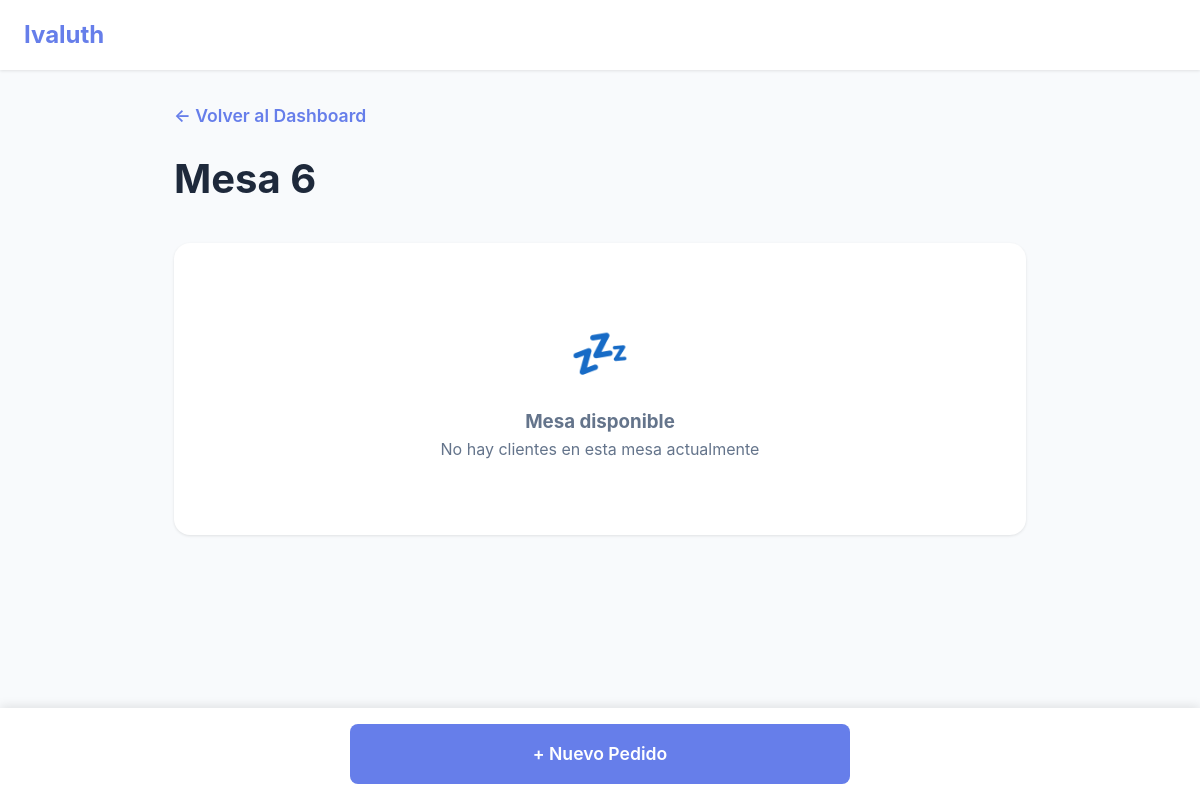
Before: /mesa/6 (signed in) with the older database file.
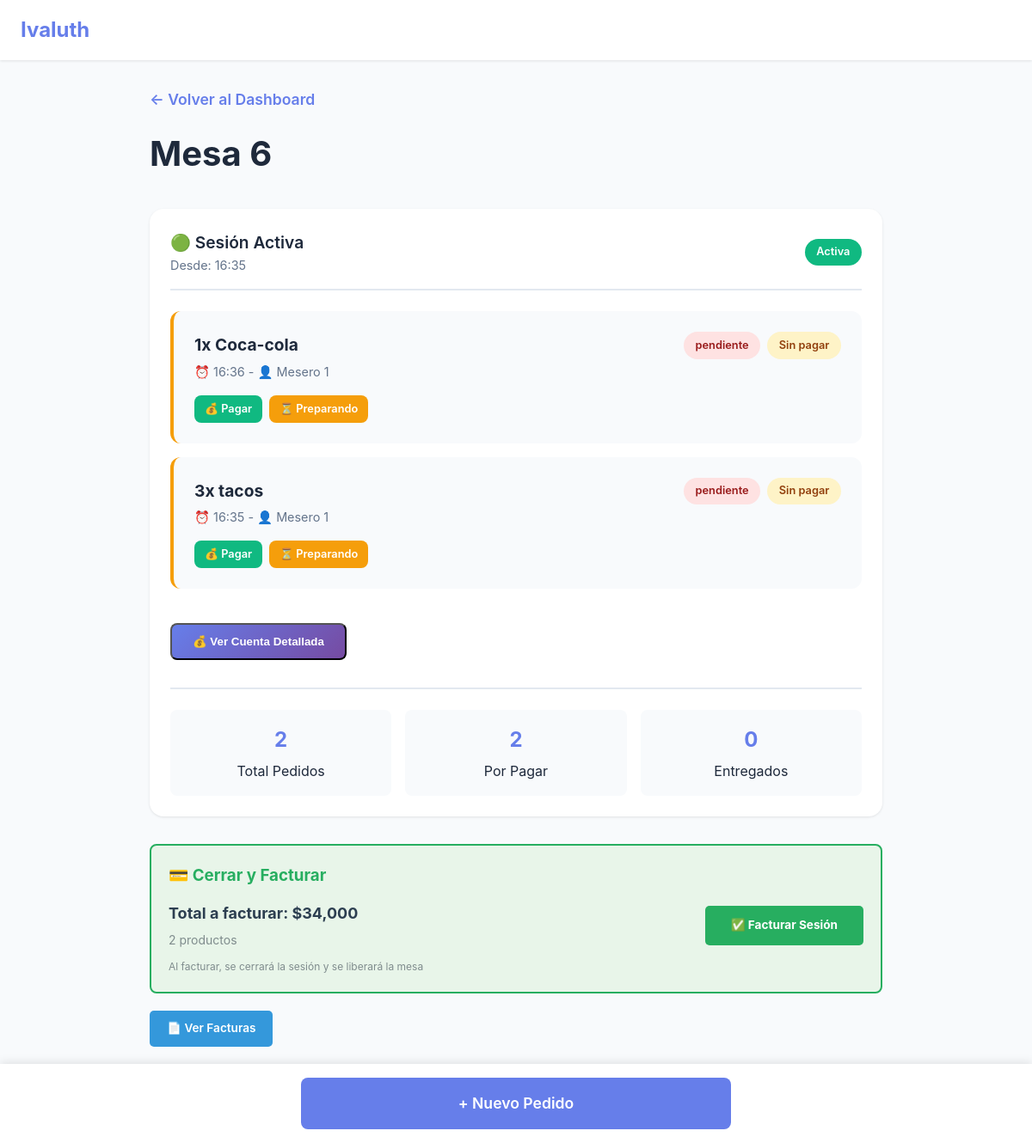
After: the same page with the newer database file.
### app.py (models this page shows, shortened)
class Mesa(db.Model):
    id = db.Column(db.Integer, primary_key=True)
    numero = db.Column(db.Integer, nullable=False, unique=True)
    capacidad = db.Column(db.Integer, default=4)
    activa = db.Column(db.Boolean, default=True)

class Sesion(db.Model):
    id = db.Column(db.Integer, primary_key=True)
    mesa_id = db.Column(db.Integer, db.ForeignKey('mesa.id'), nullable=False)
    fecha_inicio = db.Column(db.DateTime, default=datetime.now)
    fecha_fin = db.Column(db.DateTime, nullable=True)
    total = db.Column(db.Float, default=0)  # NUEVO CAMPO para guardar el total
    activa = db.Column(db.Boolean, default=True)
    mesa = db.relationship('Mesa', backref='sesiones')
    pedidos = db.relationship('Pedido', backref='sesion', lazy=True)

class Pedido(db.Model):
    id = db.Column(db.Integer, primary_key=True)
    fecha = db.Column(db.DateTime, default=datetime.now)
    mesa_id = db.Column(db.Integer, db.ForeignKey('mesa.id'), nullable=False)
    sesion_id = db.Column(db.Integer, db.ForeignKey('sesion.id'), nullable=True)
    mesero_id = db.Column(db.Integer, db.ForeignKey('usuario.id'), nullable=False)
    producto = db.Column(db.String(200), nullable=False)
    cantidad = db.Column(db.Integer, default=1)
    precio_unitario = db.Column(db.Float, default=0)  # NUEVO CAMPO
    notas = db.Column(db.Text)
    estado = db.Column(db.String(20), default='pendiente')  # pendiente, preparando, listo, entregado
    pagado = db.Column(db.Boolean, default=False)
    mesa = db.relationship('Mesa', backref='pedidos')
    mesero = db.relationship('Usuario', backref='pedidos')

class Usuario(UserMixin, db.Model):
    id = db.Column(db.Integer, primary_key=True)
    username = db.Column(db.String(80), unique=True, nullable=False)
    password_hash = db.Column(db.String(200), nullable=False)
    nombre = db.Column(db.String(100), nullable=False)
    rol = db.Column(db.String(20), default='mesero')  # mesero, cocina, admin

### app.py (the view, shortened to what this page needs)
@app.route("/mesa/<int:mesa_id>")
@login_required
def ver_mesa(mesa_id):
    mesa = Mesa.query.get_or_404(mesa_id)
    sesion_activa = Sesion.query.filter_by(
        mesa_id=mesa_id,
        activa=True
    ).first()
    pedidos_actuales = []
    totales_sesion_activa = {
        'total_general': 0,
        'total_pagado': 0,
        'total_pendiente': 0
    }
    if sesion_activa:
        pedidos_actuales = Pedido.query.filter_by(
            sesion_id=sesion_activa.id
        ).order_by(Pedido.fecha.desc()).all()
        for pedido in pedidos_actuales:
            subtotal = pedido.cantidad * pedido.precio_unitario
            totales_sesion_activa['total_general'] += subtotal
            if pedido.pagado:
                totales_sesion_activa['total_pagado'] += subtotal
            else:
                totales_sesion_activa['total_pendiente'] += subtotal
    hoy = datetime.now().date()
    sesiones_anteriores = Sesion.query.filter(
        Sesion.mesa_id == mesa_id,
        Sesion.activa == False,
        db.func.date(Sesion.fecha_inicio) == hoy
    ).order_by(Sesion.fecha_inicio.desc()).all()
    sesiones_con_totales = []
    return render_template("ver_mesa.html",
                         mesa=mesa,
                         pedidos=pedidos_actuales,
                         sesion_activa=sesion_activa,
                         totales_sesion_activa=totales_sesion_activa,
                         sesiones_anteriores=sesiones_con_totales,
                         current_user=current_user)

### app.py (called while the page is built)
@login_manager.user_loader
def load_user(user_id):
    return Usuario.query.get(int(user_id))

### templates/ver_mesa.html (shortened to what this page needs)
<!DOCTYPE html>
<html lang="es">
<head>
</head>
<body>
    <nav class="navbar">
        <div class="nav-container">
            <div class="nav-brand">Ivaluth</div>
        </div>
    </nav>
    <div class="container">
        <div class="page-header">
            <a href="{{ url_for('dashboard') }}" class="btn-back">← Volver al Dashboard</a>
            <h1>Mesa {{ mesa.numero }}</h1>
        </div>
        {% if sesion_activa %}
        <div class="sesion-container">
            <div class="sesion-header">
                <div>
                    <div class="sesion-titulo">🟢 Sesión Activa</div>
                    <div class="sesion-tiempo">Desde: {{ sesion_activa.fecha_inicio.strftime('%H:%M') }}</div>
                </div>
                <span class="sesion-badge">Activa</span>
            </div>
            {% if pedidos %}
            <div class="pedidos-detalle">
                {% for pedido in pedidos %}
                <div class="pedido-card {% if pedido.pagado %}pedido-pagado{% endif %}">
                    <div class="pedido-header">
                        <div>
                            <h3>{{ pedido.cantidad }}x {{ pedido.producto }}</h3>
                            <p class="pedido-hora">⏰ {{ pedido.fecha.strftime('%H:%M') }} - 👤 {{ pedido.mesero.nombre }}</p>
                        </div>
                        <div class="pedido-badges">
                            <span class="estado-badge estado-{{ pedido.estado }}">{{ pedido.estado }}</span>
                            {% if pedido.pagado %}
                            <span class="badge badge-success">Pagado ✓</span>
                            {% else %}
                            <span class="badge badge-warning">Sin pagar</span>
                            {% endif %}
                        </div>
                    </div>
                    <div class="pedido-actions">
                        {% if not pedido.pagado %}
                        <a href="{{ url_for('marcar_pagado', pedido_id=pedido.id) }}"
                           class="btn btn-success btn-xs"
                           onclick="return confirm('¿Marcar como pagado?')">💰 Pagar</a>
                        {% endif %}
                        {% if pedido.estado == 'pendiente' %}
                        <a href="{{ url_for('actualizar_estado', pedido_id=pedido.id, estado='preparando') }}"
                           class="btn btn-warning btn-xs">⏳ Preparando</a>
                        {% elif pedido.estado == 'preparando' %}
                        <a href="{{ url_for('actualizar_estado', pedido_id=pedido.id, estado='listo') }}"
                           class="btn btn-info btn-xs">✓ Listo</a>
                        {% elif pedido.estado == 'listo' %}
                        <a href="{{ url_for('actualizar_estado', pedido_id=pedido.id, estado='entregado') }}"
                           class="btn btn-primary btn-xs">✓ Entregado</a>
                        {% endif %}
                    </div>
                </div>
                {% endfor %}
            </div>
            <button class="btn-ver-cuenta" onclick="abrirModalCuenta('sesion_activa')">
                💰 Ver Cuenta Detallada
            </button>
            <div class="mesa-summary">
                <div class="summary-item">
                    <strong>{{ pedidos|length }}</strong>
                    <span>Total Pedidos</span>
                </div>
                <div class="summary-item">
                    <strong>{{ pedidos|selectattr('pagado', 'equalto', False)|list|length }}</strong>
                    <span>Por Pagar</span>
                </div>
                <div class="summary-item">
                    <strong>{{ pedidos|selectattr('estado', 'equalto', 'entregado')|list|length }}</strong>
                    <span>Entregados</span>
                </div>
            </div>
            {% else %}
            <div class="empty-state">
                <div class="empty-icon">🍽️</div>
                <p>Sin pedidos aún en esta sesión</p>
            </div>
            {% endif %}
        </div>
        {% if sesion_activa and pedidos %}
        <div style="margin-top: 20px; padding: 20px; background: #e8f5e9; border-radius: 8px; border: 2px solid #27ae60;">
            <h3 style="color: #27ae60; margin-bottom: 15px;">💳 Cerrar y Facturar</h3>
            <div style="display: flex; justify-content: space-between; align-items: center; flex-wrap: wrap; gap: 15px;">
                <div>
                    <p style="font-size: 18px; font-weight: bold; color: #2c3e50;">
                        Total a facturar: ${{ '{:,.0f}'.format(totales_sesion_activa['total_general']) }}
                    </p>
                    <p style="font-size: 14px; color: #7f8c8d; margin-top: 5px;">
                        {{ pedidos|length }} productos
                    </p>
                </div>
                <div style="display: flex; gap: 10px;">
                    <a href="{{ url_for('facturar_sesion', sesion_id=sesion_activa.id) }}"
                    class="btn btn-success"
                    style="padding: 12px 30px; background: #27ae60; color: white; text-decoration: none; border-radius: 5px; font-weight: bold;">
                        ✅ Facturar Sesión
                    </a>
                </div>
            </div>
            <p style="margin-top: 10px; font-size: 12px; color: #7f8c8d;">
                Al facturar, se cerrará la sesión y se liberará la mesa
            </p>
        </div>
        {% endif %}
        <div style="margin-top: 20px;">
            <a href="{{ url_for('lista_facturas') }}" class="btn" style="padding: 10px 20px; background: #3498db; color: white; text-decoration: none; border-radius: 5px;">
                📄 Ver Facturas
            </a>
        </div>
        {% else %}
        <div class="sesion-container">
            <div class="empty-state">
                <div class="empty-icon">💤</div>
                <h3>Mesa disponible</h3>
                <p>No hay clientes en esta mesa actualmente</p>
            </div>
        </div>
        {% endif %}
    </div>
    <div class="mesa-actions-fixed">
        <a href="{{ url_for('nuevo_pedido', mesa_id=mesa.id) }}" class="btn btn-primary">+ Nuevo Pedido</a>
    </div>
</body>
</html>

### templates/ver_mesa.html (style rules this page uses)
* { margin: 0; padding: 0; box-sizing: border-box; }
body { font-family: -apple-system, BlinkMacSystemFont, 'Segoe UI', Roboto, Oxygen, Ubuntu, Cantarell, sans-serif; background: #f8fafc; color: #1e293b; line-height: 1.6; padding-bottom: 5rem; }
.navbar { background: white; box-shadow: 0 1px 3px rgba(0,0,0,0.1); position: sticky; top: 0; z-index: 1000; }
.nav-container { max-width: 1400px; margin: 0 auto; padding: 1rem 1.5rem; display: flex; justify-content: space-between; align-items: center; }
.nav-brand { font-size: 1.5rem; font-weight: bold; color: #667eea; }
.container { max-width: 900px; margin: 0 auto; padding: 2rem 1.5rem; }
.page-header { margin-bottom: 2rem; }
.btn-back { display: inline-block; margin-bottom: 1rem; color: #667eea; text-decoration: none; font-weight: 600; font-size: 1.1rem; }
.page-header h1 { font-size: 2.5rem; color: #1e293b; }
.sesion-container { margin-bottom: 2rem; padding: 1.5rem; background: white; border-radius: 1rem; box-shadow: 0 1px 3px rgba(0,0,0,0.1); }
.sesion-header { display: flex; justify-content: space-between; align-items: center; margin-bottom: 1rem; padding-bottom: 1rem; border-bottom: 2px solid #e2e8f0; }
.sesion-titulo { font-size: 1.2rem; font-weight: 600; color: #1e293b; }
.sesion-tiempo { font-size: 0.9rem; color: #64748b; }
.sesion-badge { padding: 0.35rem 0.85rem; border-radius: 1rem; font-size: 0.8rem; font-weight: 600; background: #10b981; color: white; }
.pedidos-detalle { margin: 1.5rem 0; }
.pedido-card { background: #f8fafc; padding: 1.5rem; border-radius: 0.75rem; margin-bottom: 1rem; border-left: 4px solid #f59e0b; transition: all 0.3s; }
.pedido-header { display: flex; justify-content: space-between; align-items: flex-start; margin-bottom: 1rem; gap: 1rem; }
.pedido-header h3 { font-size: 1.2rem; color: #1e293b; }
.pedido-hora { color: #64748b; font-size: 0.9rem; margin-top: 0.25rem; }
.pedido-badges { display: flex; gap: 0.5rem; flex-wrap: wrap; }
.badge { padding: 0.35rem 0.85rem; border-radius: 1rem; font-size: 0.8rem; font-weight: 600; white-space: nowrap; }
.badge-warning { background: #fef3c7; color: #92400e; }
.estado-badge { padding: 0.35rem 0.85rem; border-radius: 1rem; font-size: 0.8rem; font-weight: 600; }
.estado-pendiente { background: #fee2e2; color: #991b1b; }
.pedido-actions { display: flex; gap: 0.5rem; flex-wrap: wrap; margin-top: 1rem; }
.btn { padding: 0.5rem 1rem; border: none; border-radius: 0.5rem; font-size: 0.85rem; font-weight: 600; text-decoration: none; text-align: center; cursor: pointer; transition: all 0.3s; display: inline-block; }
.btn-success { background: #10b981; color: white; }
.btn-warning { background: #f59e0b; color: white; }
.btn-primary { background: #667eea; color: white; }
.btn-xs { padding: 0.35rem 0.75rem; font-size: 0.8rem; }
.mesa-summary { margin-top: 2rem; padding-top: 1.5rem; border-top: 2px solid #e2e8f0; display: grid; grid-template-columns: repeat(auto-fit, minmax(150px, 1fr)); gap: 1rem; }
.summary-item { text-align: center; padding: 1rem; background: #f8fafc; border-radius: 0.5rem; }
.summary-item strong { display: block; font-size: 1.5rem; color: #667eea; margin-bottom: 0.25rem; }
.mesa-actions-fixed { position: fixed; bottom: 0; left: 0; right: 0; background: white; box-shadow: 0 -2px 10px rgba(0,0,0,0.1); padding: 1rem; z-index: 100; }
.mesa-actions-fixed .btn { width: 100%; max-width: 500px; margin: 0 auto; display: block; padding: 1rem 2rem; font-size: 1.1rem; }
.btn-ver-cuenta { background: linear-gradient(135deg, #667eea 0%, #764ba2 100%); color: white; padding: 0.75rem 1.5rem; border-radius: 0.5rem; font-weight: 600; margin-top: 1rem; display: inline-block; text-decoration: none; cursor: pointer; transition: transform 0.3s, box-shadow 0.3s; }

Changed rows visible on the page:
added Sesion: fecha_inicio "16:35"
added Pedido: cantidad "1", producto "Coca-cola", fecha "16:36", mesero.nombre "Mesero 1", estado "pendiente", pagado "Sin pagar"
added Pedido: cantidad "3", producto "tacos", fecha "16:35", mesero.nombre "Mesero 1", estado "pendiente", pagado "Sin pagar"
Other visible differences:
{{ pedidos|length }}: (not shown) → "2"
{{ pedidos|selectattr('pagado', 'equalto', False)|list|length }}: (not shown) → "2"
{{ pedidos|selectattr('estado', 'equalto', 'entregado')|list|length }}: (not shown) → "0"
{{ '{:,.0f}'.format(totales_sesion_activa['total_general']) }}: (not shown) → "34,000"
text no longer shown: "💤 Mesa disponible No hay clientes en esta mesa actualmente"
text now shown: "🟢 Sesión Activa Desde: Activa 💰 Ver Cuenta Detallada Total Pedidos Por Pagar Entregados 💳 Cerrar y Facturar Total a facturar: $ productos ✅ Facturar Sesión Al facturar, se cerrará la sesión y se liberará la mesa 📄 Ver Facturas"
